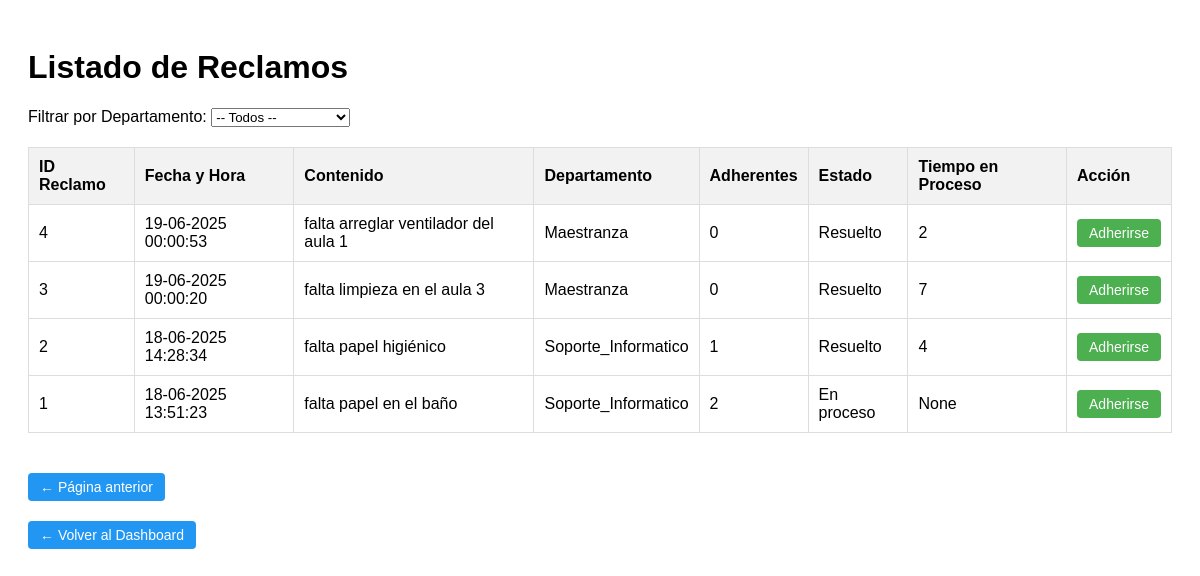
Screenshot of /listar_reclamos?page=3 (signed in) with the database file from the repository.
### modules/modelos.py (models this page shows)
class ModeloReclamo(Base):
    __tablename__ = 'reclamos'
    id_reclamo = Column(Integer(), primary_key=True)
    id_creador = Column(Integer(), nullable=False)
    estado = Column(String(20), nullable=False)
    contenido = Column(String(1000), nullable=False)
    r_imagen = Column(String(255))
    fecha_y_hora = Column(DateTime, nullable=False, default=func.now())
    departamento = Column(String(50))
    tiempo_en_proceso = Column(Integer())

### server.py (the view)
@app.route('/listar_reclamos')
def listar_reclamos():
    if 'id' not in session:
        flash('Debes iniciar sesión primero', 'warning')
        return redirect(url_for('inicio'))
    page = request.args.get('page', 1, type=int)
    per_page = 20
    departamento = request.args.get('departamento')
    try:
        reclamos, total = gestor_reclamos.listar_reclamos_paginados(page=page, per_page=per_page,departamento=departamento)
        return render_template("listar_reclamos.html", reclamos=reclamos, page=page, per_page=per_page, total=total)
    except Exception as e:
        flash(str(e), 'danger')
        return render_template("listar_reclamos.html", reclamos=[], page=1, per_page=per_page, total=0)

### modules/dominio.py (called while the page is built)
    @property
    def id_reclamo(self):
        return self.__id_reclamo

    @property
    def id_creador(self):
        return self.__id_creador

    @property
    def estado(self):
        return self.__estado

    @property
    def fecha_y_hora(self):
        return self.__fecha_y_hora

    @property
    def contenido(self):
        return self.__contenido

    @property
    def departamento(self):
        return self.__departamento

    @property
    def tiempo_en_proceso(self):
        return self.__tiempo_en_proceso

    @property
    def r_imagen(self):
        return self.__r_imagen

    @id_reclamo.setter
    def id_reclamo(self, id_reclamo):
        if id_reclamo != None:
            if not isinstance(id_reclamo, int):
                raise ValueError("El id del reclamo debe ser un número entero")
            self.__id_reclamo = id_reclamo
        else:
            self.__id_reclamo = None

    @id_creador.setter
    def id_creador(self, id_creador):
        if id_creador != None:
            if not isinstance(id_creador, int):
                raise ValueError("El id del creador debe ser un número entero")
            self.__id_creador = id_creador
        else:
            self.__id_creador = None

    @estado.setter
    def estado(self, estado):
        estados_validos = ["Pendiente", "En proceso", "Resuelto", "Invalido"]
        if estado not in estados_validos:
            raise ValueError(f"Estado inválido. Debe ser uno de: {', '.join(estados_validos)}.")
        self.__estado = estado

    @fecha_y_hora.setter
    def fecha_y_hora(self, fecha_y_hora):
        if not isinstance(fecha_y_hora, datetime):
            raise ValueError("La fecha y hora debe ser un objeto datetime.")
        self.__fecha_y_hora = fecha_y_hora

    @contenido.setter
    def contenido(self, contenido):
        if not isinstance(contenido, str) or not contenido.strip():
            raise ValueError("El contenido del reclamo no puede estar vacío.")
        self.__contenido = contenido.strip()

    @departamento.setter # Esto tiene que ser de tipo Departamento en vez de str
    def departamento(self, departamento):
        if not isinstance(departamento, str) or not departamento.strip():
            raise ValueError("El departamento no puede estar vacío.")
        self.__departamento = departamento.strip().title()

### templates/listar_reclamos.html (shortened to what this page needs)
<!DOCTYPE html>
<html lang="es">
<head>
</head>
<body>
    <h1>Listado de Reclamos</h1>
    <form method="get" action="{{ url_for('listar_reclamos') }}">
        <label for="departamento">Filtrar por Departamento:</label>
        <select name="departamento" id="departamento" onchange="this.form.submit()">
            <option value="">-- Todos --</option>
        </select>
    </form>
    <table>
        <thead>
            <tr>
                <th>ID Reclamo</th>
                <th>Fecha y Hora</th>
                <th>Contenido</th>
                <th>Departamento</th>
                <th>Adherentes</th>
                <th>Estado</th>
                <th>Tiempo en Proceso</th>
                <th>Acción</th>
            </tr>
        </thead>
        <tbody>
            {% for reclamo in reclamos %}
            <tr>
                <td>{{ reclamo.id_reclamo }}</td>
                <td>{{ reclamo.fecha_y_hora }}</td>
                <td>{{ reclamo.contenido }}</td>
                <td>{{ reclamo.departamento }}</td>
                <td>{{ reclamo.n_adherentes }}</td>
                <td>{{ reclamo.estado }}</td>
                <td>{{ reclamo.tiempo_en_proceso }}</td>
                <td>
                    <form method="POST" action="{{ url_for('adherirse_a_reclamo', id_reclamo=reclamo.id_reclamo) }}">
                        <button type="submit" class="btn btn-adherirse">Adherirse</button>
                    </form>
                </td>
            </tr>
            {% endfor %}
        </tbody>
    </table>
    <div style="margin-top: 20px;">
        {% if page > 1 %}
            <a href="{{ url_for('listar_reclamos', page=page-1) }}" class="btn btn-volver">← Página anterior</a>
        {% endif %}
    </div>
    <a href="{{ url_for('usuario_final_dashboard') }}" class="btn btn-volver">← Volver al Dashboard</a>
</body>
</html>

### templates/listar_reclamos.html (style rules this page uses)
body { font-family: Arial, sans-serif; padding: 20px; }
table { width: 100%; border-collapse: collapse; margin-top: 20px; }
th, td { border: 1px solid #ddd; padding: 10px; text-align: left; }
th { background-color: #f2f2f2; }
.btn { padding: 6px 12px; font-size: 14px; border: none; border-radius: 4px; cursor: pointer; text-decoration: none; }
.btn-adherirse { background-color: #4CAF50; color: white; }
.btn-volver { background-color: #2196F3; color: white; margin-top: 20px; display: inline-block; }

### rows the page displays
ModeloReclamo: id_reclamo "4", fecha_y_hora "19-06-2025 00:00:53", contenido "falta arreglar ventilador del aula 1", departamento "Maestranza", n_adherentes "0", estado "Resuelto", tiempo_en_proceso "2"
ModeloReclamo: id_reclamo "3", fecha_y_hora "19-06-2025 00:00:20", contenido "falta limpieza en el aula 3", departamento "Maestranza", n_adherentes "0", estado "Resuelto", tiempo_en_proceso "7"
ModeloReclamo: id_reclamo "2", fecha_y_hora "18-06-2025 14:28:34", contenido "falta papel higiénico", departamento "Soporte_Informatico", n_adherentes "1", estado "Resuelto", tiempo_en_proceso "4"
ModeloReclamo: id_reclamo "1", fecha_y_hora "18-06-2025 13:51:23", contenido "falta papel en el baño", departamento "Soporte_Informatico", n_adherentes "2", estado "En proceso", tiempo_en_proceso "None"
